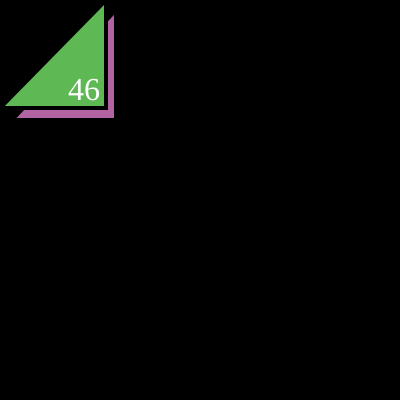
Frame 1 (no input)
Frame 60 (no input): identical to frame 1, image omitted
Frame 120 (the mouse pressed at the canvas centre since frame 60): identical to frame 1, image omitted

The p5.js sketch that drew this single still picture (run headless with seeded random() and noise() and a simulated clock; from frame 60 on, the mouse is pressed at the canvas centre):

// p5.js sketch
// ── sketch.js
function setup() {
  createCanvas(400,400);
}

function draw() {
  background(0);
  strokeWeight(4);
  fill(178, 100, 162);
  triangle(12,120,116,120,116,10);
  fill(94, 185, 84);
  triangle(0,108,106,108,106,0);
  fill(255);
  textSize(32);
  textFont("serif");
  text("46", 68, 100);
}
